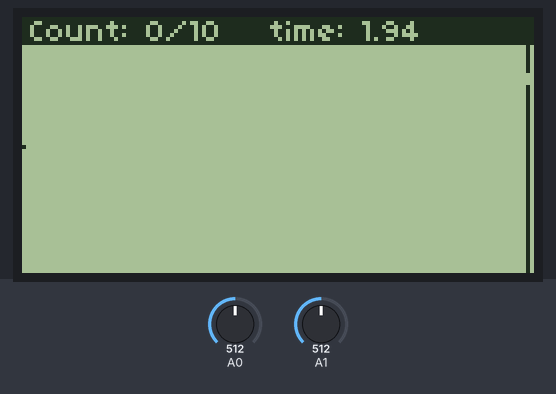
The sketch below on a simulated Arduino Uno, built with avr-gcc and run on an emulated ATmega328P. Shown: 128×64 one-colour display. The inputs (shaded band) are chosen by the test bench; at power-on: A0 = 512, A1 = 512. Random numbers use the default seed unless the sketch sets one.

Above: at 1.2 s.
1.3 s: A0 set to 0
At 1.61 s:
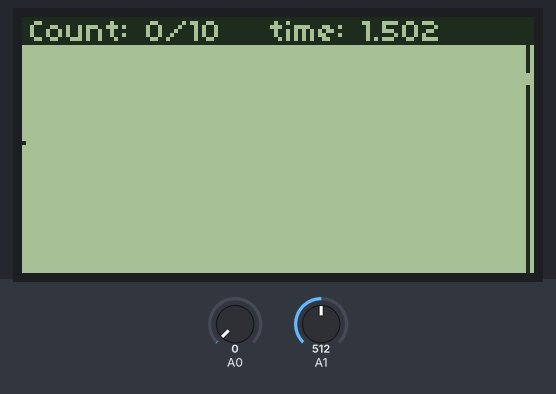
3.0 s: A1 set to 0
At 3.25 s:
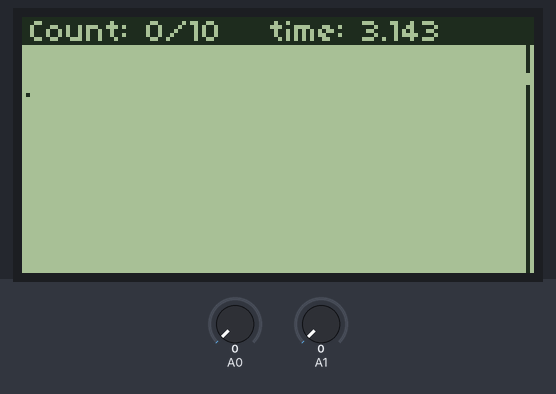
4.6 s: A0 set to 20
At 4.9 s:
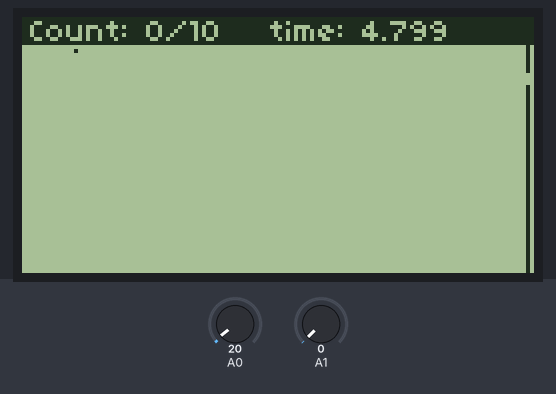
6.3 s: A1 set to 20
At 6.55 s:
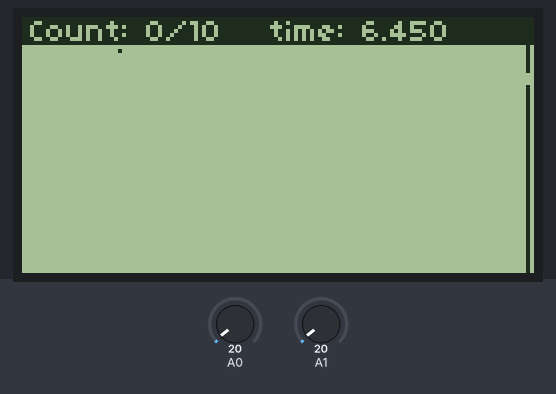
7.9 s: A0 set to 1023
At 8.2 s:
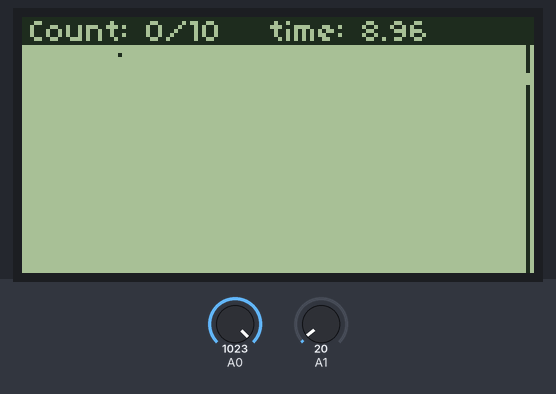
9.6 s: A1 set to 1023
At 9.85 s:
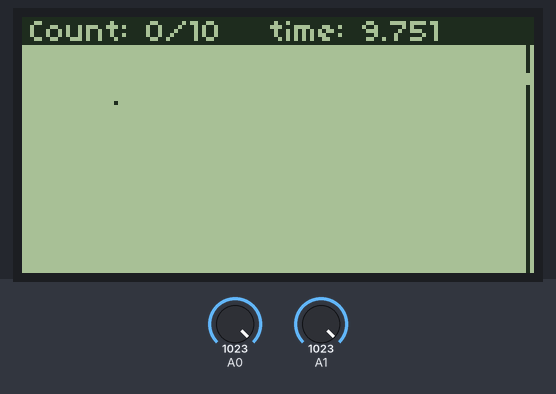

The sketch:

sketch_jun04a.ino
```cpp
#include <U8glib.h>
U8GLIB_ST7920_128X64 u8g(3, 8, 7, U8G_PIN_NONE);
int x = 0, y=32;
int X, Yu, Yd;
int count = 0;

void setup()
{

  do {
    u8g.setColorIndex(1);
    u8g.drawBox(0, 0, 128, 7);
    u8g.setColorIndex(0);
    u8g.setFont(u8g_font_04b_03);
    u8g.setPrintPos(2, 6);
    u8g.print("Count: "+String(count, DEC)+"/10   time: "+(String(millis() / 1000))+"."+String(millis() % 1000));
    u8g.setColorIndex(1);
u8g.drawPixel(x, y);
  } while( u8g.nextPage() );

  randomSeed(analogRead(2));
  Yu = random(8, 59);
}

void loop()
{
unsigned long a = millis()/1000;


if(analogRead(1) >= 1013) x--;
if(analogRead(1) <= 10) x++;

if(analogRead(0) >= 1013) y++;
if(analogRead(0) <= 10) y--;
 L:
Yd = Yu+4;
X = 126;
u8g.firstPage();
  do {
    u8g.drawLine(X, 7, X, Yu);
    u8g.drawLine(X, 63, X, Yd);
u8g.drawPixel(x, y);
    u8g.setColorIndex(1);
    u8g.drawBox(0, 0, 128, 7);
    u8g.setColorIndex(0);
   u8g.setFont(u8g_font_04b_03);
    u8g.setPrintPos(2, 6);
    u8g.print("Count: "+String(count, DEC)+"/10   time: "+(String(millis() / 1000))+"."+String(millis() % 1000));
    u8g.setColorIndex(1);
  } while( u8g.nextPage() );

if(x == X && y>Yu && y<Yd)
  {//////////////////////////////
    x=0;y=32;
    count ++;
  Yu = random(8, 59);
  goto L;
  } else{
    if(x == X){
u8g.firstPage();
  do {
    u8g.setFont(u8g_font_6x12);
    u8g.drawStr(5,30, "! LLLOOOLLL ! ;-(");
//    u8g.drawStr(5, 42, "It was just");
//    u8g.drawStr(5, 54, String(count));
  } while( u8g.nextPage() );
  while(true);
  }}

  if(count == 10 && (int)millis()<=180000)
  {
u8g.firstPage();
  do {
    u8g.setFont(u8g_font_6x12);
    u8g.drawStr(5,30, "! THE BEST ! !-)");
  } while( u8g.nextPage() );
  while(true);
  }

  delay(2);
}
//
//void DrawSnake()
//{
//    u8g.firstPage();
//  do {
//u8g.drawPixel(x, y);
//u8g.drawPixel(x1, y1);
//u8g.drawPixel(x2, y2);
//u8g.drawPixel(x3, y3);
//u8g.drawPixel(x4, y4);
//  } while( u8g.nextPage() );
//}
//
//void IF()
//{
//}
```
